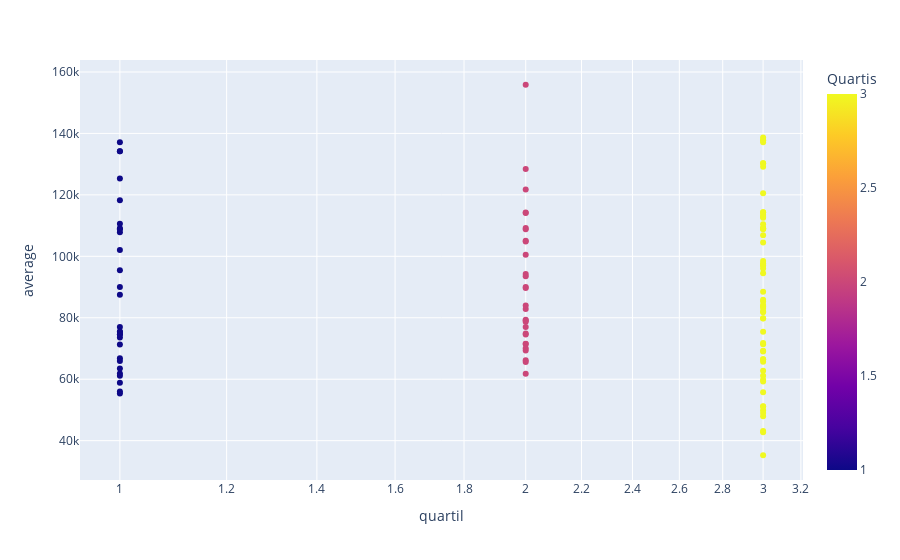

Notebook code for this chart:
### Code cell
df_geocode_combinando_transactional_data_25_e_purchasing_power_EconomicData_ZCTAs['quartil'] = 1
df_geocode_combinando_transactional_data_50_e_purchasing_power_EconomicData_ZCTAs['quartil'] = 2
df_geocode_combinando_transactional_data_75_e_purchasing_power_EconomicData_ZCTAs['quartil'] = 3
df_concat = pd.concat([df_geocode_combinando_transactional_data_25_e_purchasing_power_EconomicData_ZCTAs, df_geocode_combinando_transactional_data_50_e_purchasing_power_EconomicData_ZCTAs], axis=0, join="inner")
df_concat = pd.concat([df_concat, df_geocode_combinando_transactional_data_75_e_purchasing_power_EconomicData_ZCTAs], axis=0, join="inner")
fig = px.scatter(df_concat, y="average", x="quartil", color='quartil', hover_name="zipcode", log_x=True)

fig.update_layout(coloraxis_colorbar=dict(
    title="Quartis",
))
fig.show()

### Figure 1 — Plotly figure (JSON) as saved in the notebook; plotly's stock layout.template omitted (floating-point values rounded to 4 significant figures)
{"data": [{"hovertemplate": "<b>%{hovertext}</b><br><br>quartil=%{marker.color}<br>average=%{y}<extra></extra>", "hovertext": [61469, 94566, 61282, 19036, 98034, 19096, 2762, 19004, 13057, 95204, 98148, 13413, 71105, 61480, 3087, 3087, 13441, 94520, 94520, 30009, 98107, 13357, 98104, 13090, 19145, 30342, 13421, 13304, 8109, 2359, 61021, 30308, 8108, 75503, 52807, 98072, 98104, 52803, 1844, 94506, 19107, 3054, 2190, 13088, 1606, 98028, 19050, 1950, 49201, 13413, 98052, 98148, 2019, 30012, 98383, 8002, 52806, 30096, 13440, 98034, 98034, 30342, 30281, 94588, 1840, 94598, 98004, 98004, 30338, 30060, 30062, 19120, 98008, 61265, 30084, 1605, 30135, 94566, 94520, 98122, 19144, 19104, 98133, 30078, 98370, 94521, 98012, 52722, 94513, 94531, 19124, 30214, 30033, 1702, 19140, 61201, 95823, 3079, 19143, 98026, 94550, 30080, 48104, 94565, 19148, 19148, 94583, 2169, 30274, 52761, 30189, 19106, 1701, 13502], "legendgroup": "", "marker": {"color": [1, 1, 1, 1, 1, 1, 1, 1, 1, 1, 1, 1, 1, 1, 1, 1, 1, 1, 1, 1, 1, 1, 1, 1, 1, 1, 1, 1, 2, 2, 2, 2, 2, 2, 2, 2, 2, 2, 2, 2, 2, 2, 2, 2, 2, 2, 2, 2, 2, 2, 2, 2, 2, 2, 2, 2, 2, 3, 3, 3, 3, 3, 3, 3, 3, 3, 3, 3, 3, 3, 3, 3, 3, 3, 3, 3, 3, 3, 3, 3, 3, 3, 3, 3, 3, 3, 3, 3, 3, 3, 3, 3, 3, 3, 3, 3, 3, 3, 3, 3, 3, 3, 3, 3, 3, 3, 3, 3, 3, 3, 3, 3, 3, 3], "coloraxis": "coloraxis", "symbol": "circle"}, "mode": "markers", "name": "", "orientation": "v", "showlegend": false, "type": "scatter", "x": [1, 1, 1, 1, 1, 1, 1, 1, 1, 1, 1, 1, 1, 1, 1, 1, 1, 1, 1, 1, 1, 1, 1, 1, 1, 1, 1, 1, 2, 2, 2, 2, 2, 2, 2, 2, 2, 2, 2, 2, 2, 2, 2, 2, 2, 2, 2, 2, 2, 2, 2, 2, 2, 2, 2, 2, 2, 3, 3, 3, 3, 3, 3, 3, 3, 3, 3, 3, 3, 3, 3, 3, 3, 3, 3, 3, 3, 3, 3, 3, 3, 3, 3, 3, 3, 3, 3, 3, 3, 3, 3, 3, 3, 3, 3, 3, 3, 3, 3, 3, 3, 3, 3, 3, 3, 3, 3, 3, 3, 3, 3, 3, 3, 3], "xaxis": "x", "y": [55979, 137137, 61829, 74619, 109136, 125292, 102023, 118252, 73583, 66822, 77004, 90007, 71300, 55387, 134177, 134177, 58852, 75473, 75473, 110571, 107820, 63498, 74523, 87461, 61161, 108805, 65927, 95460, 78685, 109197, 71470, 82894, 104858, 83954, 79368, 121730, 74523, 65622, 89675, 155843, 74889, 108794, 100517, 71540, 79106, 114134, 69350, 114235, 70115, 90007, 128422, 77004, 105079, 61769, 94253, 93529, 66170, 71383, 65725, 109136, 109136, 108805, 71779, 138699, 42766, 137805, 130265, 130265, 113455, 62722, 109115, 49930, 120503, 69033, 81779, 55777, 85264, 137137, 75473, 96961, 51115, 43159, 82082, 84195, 96062, 110456, 114356, 94518, 112864, 106895, 47944, 85850, 97142, 79735, 35253, 61136, 59792, 98477, 49005, 104534, 129182, 88465, 79852, 83751, 66506, 66506, 137801, 83187, 51204, 69253, 97739, 114316, 112529, 59296], "yaxis": "y"}], "layout": {"coloraxis": {"colorbar": {"title": {"text": "Quartis"}}, "colorscale": [[0, "#0d0887"], [0.1111, "#46039f"], [0.2222, "#7201a8"], [0.3333, "#9c179e"], [0.4444, "#bd3786"], [0.5556, "#d8576b"], [0.6667, "#ed7953"], [0.7778, "#fb9f3a"], [0.8889, "#fdca26"], [1, "#f0f921"]]}, "legend": {"tracegroupgap": 0}, "margin": {"t": 60}, "xaxis": {"anchor": "y", "domain": [0, 1], "title": {"text": "quartil"}, "type": "log"}, "yaxis": {"anchor": "x", "domain": [0, 1], "title": {"text": "average"}}}}
